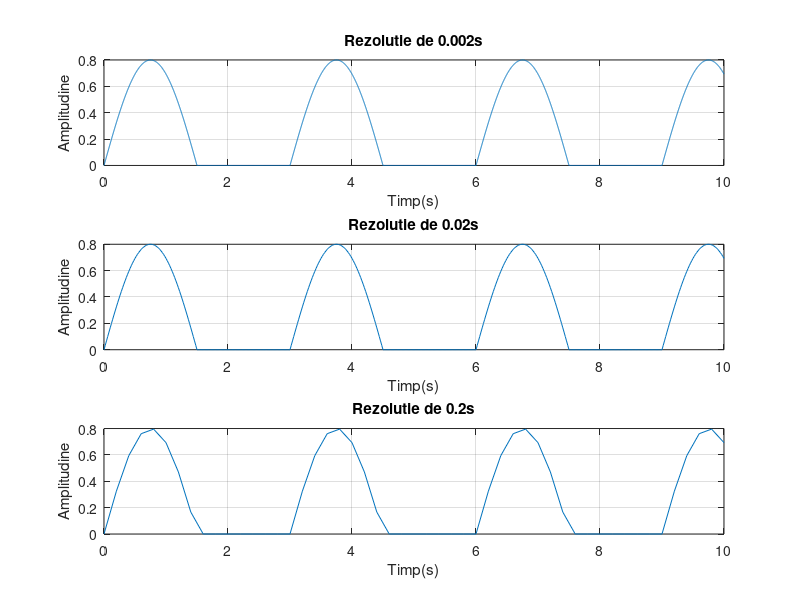

Write MATLAB code to recreate this figure.
t1=0:0.002:10;%esantionarea timpului
t2=0:0.02:10;
t3=0:0.2:10;

F=1/3;%calculeaza frecventa

w0=2*pi*F;%calculeaza pulsatia

subplot(3,1,1)%imparte fereastra pentru grafice in 3 sectiuni iar urmatorul grafic o sa fie afisat in prima sectiune
s1=0.8*sin(w0*t1).*(sin(w0*t1)>=0);%calculeaza semnalul sinusoidal monoalternanta dupa prima esantionare
plot(t1,s1),grid, title('Rezolutie de 0.002s'),xlabel('Timp(s)'),ylabel('Amplitudine')%afiseaza graficul

subplot(3,1,2)
s2=0.8*sin(w0*t2).*(sin(w0*t2)>=0);
plot(t2,s2),grid, title('Rezolutie de 0.02s'),xlabel('Timp(s)'),ylabel('Amplitudine')

subplot(3,1,3)
s3=0.8*sin(w0*t3).*(sin(w0*t3)>=0);
plot(t3,s3),grid, title('Rezolutie de 0.2s'),xlabel('Timp(s)'),ylabel('Amplitudine')

